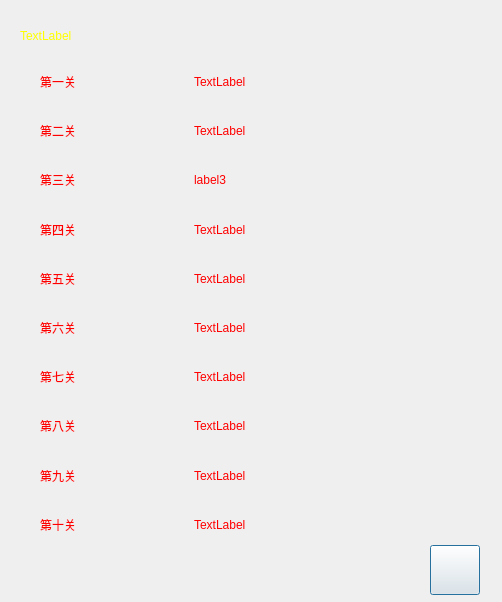
<?xml version="1.0" encoding="UTF-8"?>
<ui version="4.0">
 <class>ScoreDialog</class>
 <widget class="QDialog" name="ScoreDialog">
  <property name="geometry">
   <rect>
    <x>0</x>
    <y>0</y>
    <width>502</width>
    <height>602</height>
   </rect>
  </property>
  <property name="windowTitle">
   <string>Dialog</string>
  </property>
  <property name="styleSheet">
   <string notr="true">QDialog#ScoreDialog{
background-image: url(:/TestMode/startBack.jpg);}
QLabel{
font: 75 28pt &quot;Adobe Arabic&quot;;
color: rgb(255, 0, 0);}
</string>
  </property>
  <widget class="QLabel" name="label">
   <property name="geometry">
    <rect>
     <x>20</x>
     <y>20</y>
     <width>321</width>
     <height>31</height>
    </rect>
   </property>
   <property name="styleSheet">
    <string notr="true">font: 36pt &quot;黑体&quot;;
color: rgb(255, 255, 0);</string>
   </property>
   <property name="text">
    <string>TextLabel</string>
   </property>
  </widget>
  <widget class="QPushButton" name="okBtn">
   <property name="geometry">
    <rect>
     <x>430</x>
     <y>545</y>
     <width>50</width>
     <height>50</height>
    </rect>
   </property>
   <property name="toolTip">
    <string>退出</string>
   </property>
   <property name="whatsThis">
    <string>退出</string>
   </property>
   <property name="styleSheet">
    <string notr="true">QPushButton{
	border-image: url(:/TestMode/exit0.png);}
QPushButton:hover{
	border-image: url(:/TestMode/exit1.png);}</string>
   </property>
   <property name="text">
    <string/>
   </property>
  </widget>
  <widget class="QWidget" name="gridLayoutWidget">
   <property name="geometry">
    <rect>
     <x>40</x>
     <y>60</y>
     <width>401</width>
     <height>486</height>
    </rect>
   </property>
   <layout class="QGridLayout" name="gridLayout" columnstretch="3,5">
    <item row="0" column="1">
     <widget class="QLabel" name="label1">
      <property name="text">
       <string>TextLabel</string>
      </property>
     </widget>
    </item>
    <item row="3" column="1">
     <widget class="QLabel" name="label4">
      <property name="text">
       <string>TextLabel</string>
      </property>
     </widget>
    </item>
    <item row="2" column="1">
     <widget class="QLabel" name="label3">
      <property name="text">
       <string>label3</string>
      </property>
     </widget>
    </item>
    <item row="4" column="1">
     <widget class="QLabel" name="label5">
      <property name="text">
       <string>TextLabel</string>
      </property>
     </widget>
    </item>
    <item row="1" column="1">
     <widget class="QLabel" name="label2">
      <property name="text">
       <string>TextLabel</string>
      </property>
     </widget>
    </item>
    <item row="5" column="1">
     <widget class="QLabel" name="label6">
      <property name="text">
       <string>TextLabel</string>
      </property>
     </widget>
    </item>
    <item row="6" column="1">
     <widget class="QLabel" name="label7">
      <property name="text">
       <string>TextLabel</string>
      </property>
     </widget>
    </item>
    <item row="7" column="1">
     <widget class="QLabel" name="label8">
      <property name="text">
       <string>TextLabel</string>
      </property>
     </widget>
    </item>
    <item row="9" column="1">
     <widget class="QLabel" name="label10">
      <property name="text">
       <string>TextLabel</string>
      </property>
     </widget>
    </item>
    <item row="8" column="1">
     <widget class="QLabel" name="label9">
      <property name="text">
       <string>TextLabel</string>
      </property>
     </widget>
    </item>
    <item row="0" column="0">
     <widget class="QLabel" name="label_2">
      <property name="minimumSize">
       <size>
        <width>147</width>
        <height>43</height>
       </size>
      </property>
      <property name="text">
       <string>第一关</string>
      </property>
     </widget>
    </item>
    <item row="1" column="0">
     <widget class="QLabel" name="label_3">
      <property name="minimumSize">
       <size>
        <width>147</width>
        <height>43</height>
       </size>
      </property>
      <property name="text">
       <string>第二关</string>
      </property>
     </widget>
    </item>
    <item row="2" column="0">
     <widget class="QLabel" name="label_4">
      <property name="minimumSize">
       <size>
        <width>147</width>
        <height>43</height>
       </size>
      </property>
      <property name="text">
       <string>第三关</string>
      </property>
     </widget>
    </item>
    <item row="3" column="0">
     <widget class="QLabel" name="label_5">
      <property name="minimumSize">
       <size>
        <width>147</width>
        <height>43</height>
       </size>
      </property>
      <property name="text">
       <string>第四关</string>
      </property>
     </widget>
    </item>
    <item row="4" column="0">
     <widget class="QLabel" name="label_6">
      <property name="minimumSize">
       <size>
        <width>147</width>
        <height>43</height>
       </size>
      </property>
      <property name="text">
       <string>第五关</string>
      </property>
     </widget>
    </item>
    <item row="5" column="0">
     <widget class="QLabel" name="label_7">
      <property name="minimumSize">
       <size>
        <width>147</width>
        <height>43</height>
       </size>
      </property>
      <property name="text">
       <string>第六关</string>
      </property>
     </widget>
    </item>
    <item row="6" column="0">
     <widget class="QLabel" name="label_8">
      <property name="minimumSize">
       <size>
        <width>147</width>
        <height>43</height>
       </size>
      </property>
      <property name="text">
       <string>第七关</string>
      </property>
     </widget>
    </item>
    <item row="7" column="0">
     <widget class="QLabel" name="label_9">
      <property name="minimumSize">
       <size>
        <width>147</width>
        <height>43</height>
       </size>
      </property>
      <property name="text">
       <string>第八关</string>
      </property>
     </widget>
    </item>
    <item row="8" column="0">
     <widget class="QLabel" name="label_10">
      <property name="minimumSize">
       <size>
        <width>147</width>
        <height>43</height>
       </size>
      </property>
      <property name="text">
       <string>第九关</string>
      </property>
     </widget>
    </item>
    <item row="9" column="0">
     <widget class="QLabel" name="label_11">
      <property name="minimumSize">
       <size>
        <width>147</width>
        <height>43</height>
       </size>
      </property>
      <property name="text">
       <string>第十关</string>
      </property>
     </widget>
    </item>
   </layout>
  </widget>
 </widget>
 <resources>
  <include location="test_TestMode.qrc"/>
 </resources>
 <connections/>
</ui>
